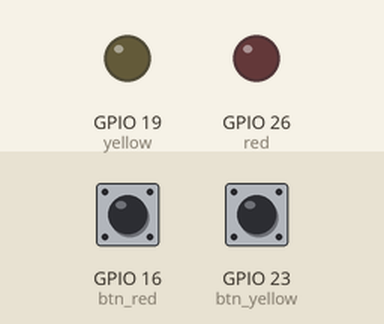
This program was run on a simulated Raspberry Pi (BCM pin numbers). Shown: output pins drawn as LEDs (lit = HIGH). The test bench sets the inputs (shaded band); at power-on: GPIO 16 (btn_red) HIGH, GPIO 23 (btn_yellow) HIGH.

Above: at 1.2 s.
1.3 s: GPIO 16 (btn_red) pulled LOW for 0.15 s
At 1.37 s:
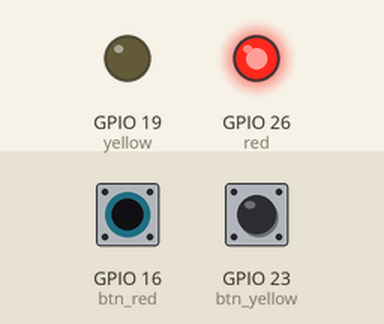
2.9 s: GPIO 23 (btn_yellow) pulled LOW for 0.15 s
At 2.97 s:
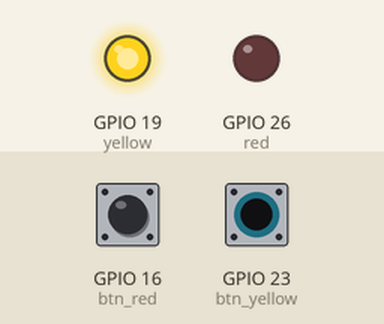
4.5 s: GPIO 23 (btn_yellow) pulled LOW for 3.2 s
At 8.2 s:
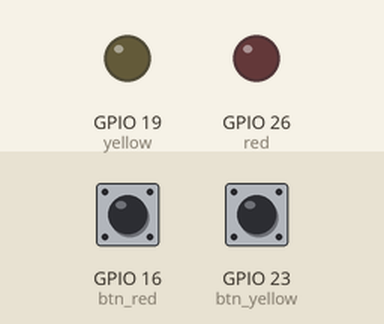
9.2 s: GPIO 16 (btn_red) pulled LOW for 3.2 s
At 10.5 s:
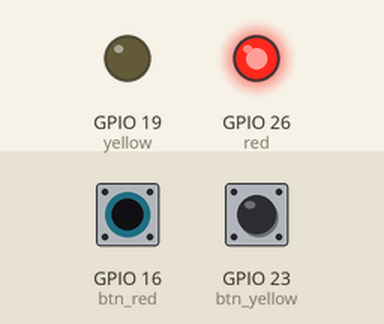
13.9 s: GPIO 16 (btn_red) driven LOW and GPIO 23 (btn_yellow) driven LOW
At 14.4 s:
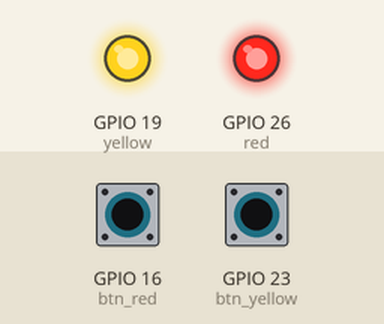
Timing chart, 0 to 16.4 s (numbered marks = the images above; inputs shaded):
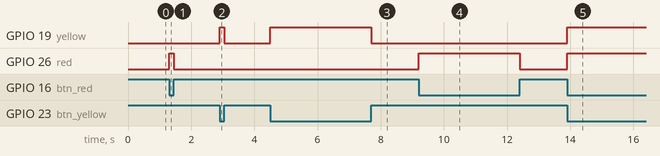

The program:

led_btn_test.py
```python
from gpiozero import LED, PWMLED, Button
from signal import pause

red = PWMLED(26)
yellow = PWMLED(19)
btn_red = Button(16)
btn_yellow = Button(23)

while True:
	if btn_red.is_pressed:
		red.on()
	else:
		red.off()
	if btn_yellow.is_pressed:
		yellow.on()
	else:
		yellow.off()
```

Measured:
- after the input at 1.3 s, GPIO 26 (red): LOW → HIGH at once, → LOW 0.15 s later
- after the input at 2.9 s, GPIO 19 (yellow): LOW → HIGH at once, → LOW 0.15 s later
- after the input at 4.5 s, GPIO 19 (yellow): LOW → HIGH at once, → LOW 3.2 s later
- after the input at 9.2 s, GPIO 26 (red): LOW → HIGH at once, → LOW 3.2 s later
- after the input at 13.9 s, GPIO 19 (yellow), GPIO 26 (red): LOW → HIGH at once
